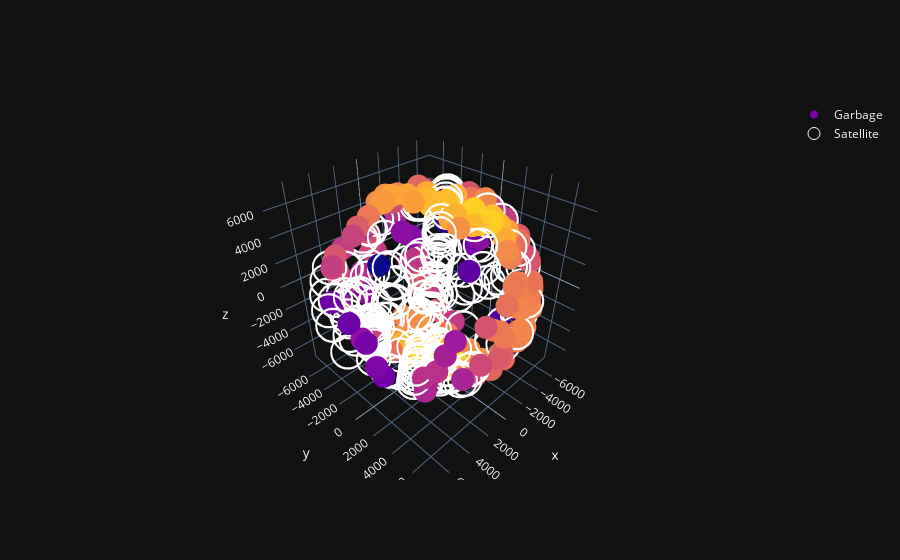

Here is the notebook cell this chart was saved with:
### Code cell
#KDE for iridium garbage
model = KernelDensity(kernel='gaussian', bandwidth = 1500)
model.fit(data_garbage_iridium)
log_dens_iridium = model.score_samples(data_garbage_iridium)

fig = go.Figure(data=[go.Scatter3d(x=data_garbage_iridium[:,0], y=data_garbage_iridium[:,1], z=data_garbage_iridium[:,2],
                                   mode='markers',name="Garbage", marker={"size":8, "color":log_dens_iridium})])
fig.add_trace(go.Scatter3d(x=data_satellite[:,0], y=data_satellite[:,1], z=data_satellite[:,2], mode='markers',marker_symbol='circle-open',name="Satellite", marker={"size":12, "color":'white'}))
fig.show()

### Figure 1 — Plotly figure (JSON) as saved in the notebook; plotly's stock layout.template omitted (floating-point values rounded to 4 significant figures; data arrays with more than 128 entries replaced by an {"elided": "..."} marker saying what was removed)
{"data": [{"marker": {"color": {"elided": "170 float values"}, "size": 8}, "mode": "markers", "name": "Garbage", "x": {"elided": "170 float values"}, "y": {"elided": "170 float values"}, "z": {"elided": "170 float values"}, "type": "scatter3d"}, {"marker": {"color": "white", "size": 12, "symbol": "circle-open"}, "mode": "markers", "name": "Satellite", "x": {"elided": "203 float values"}, "y": {"elided": "203 float values"}, "z": {"elided": "203 float values"}, "type": "scatter3d"}], "layout": {}}
